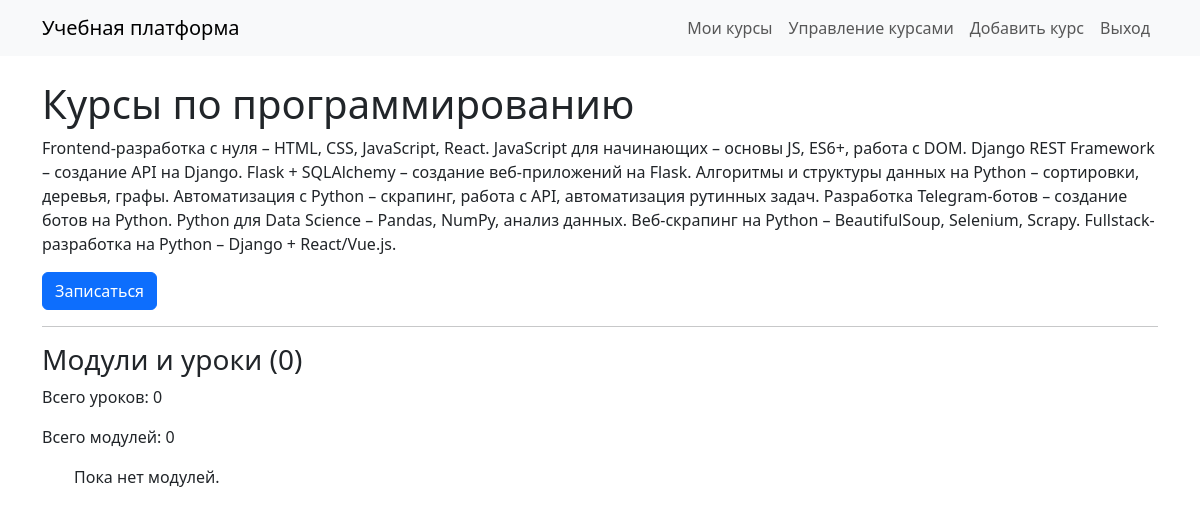
The app's page /course/1/ (signed in), older data.
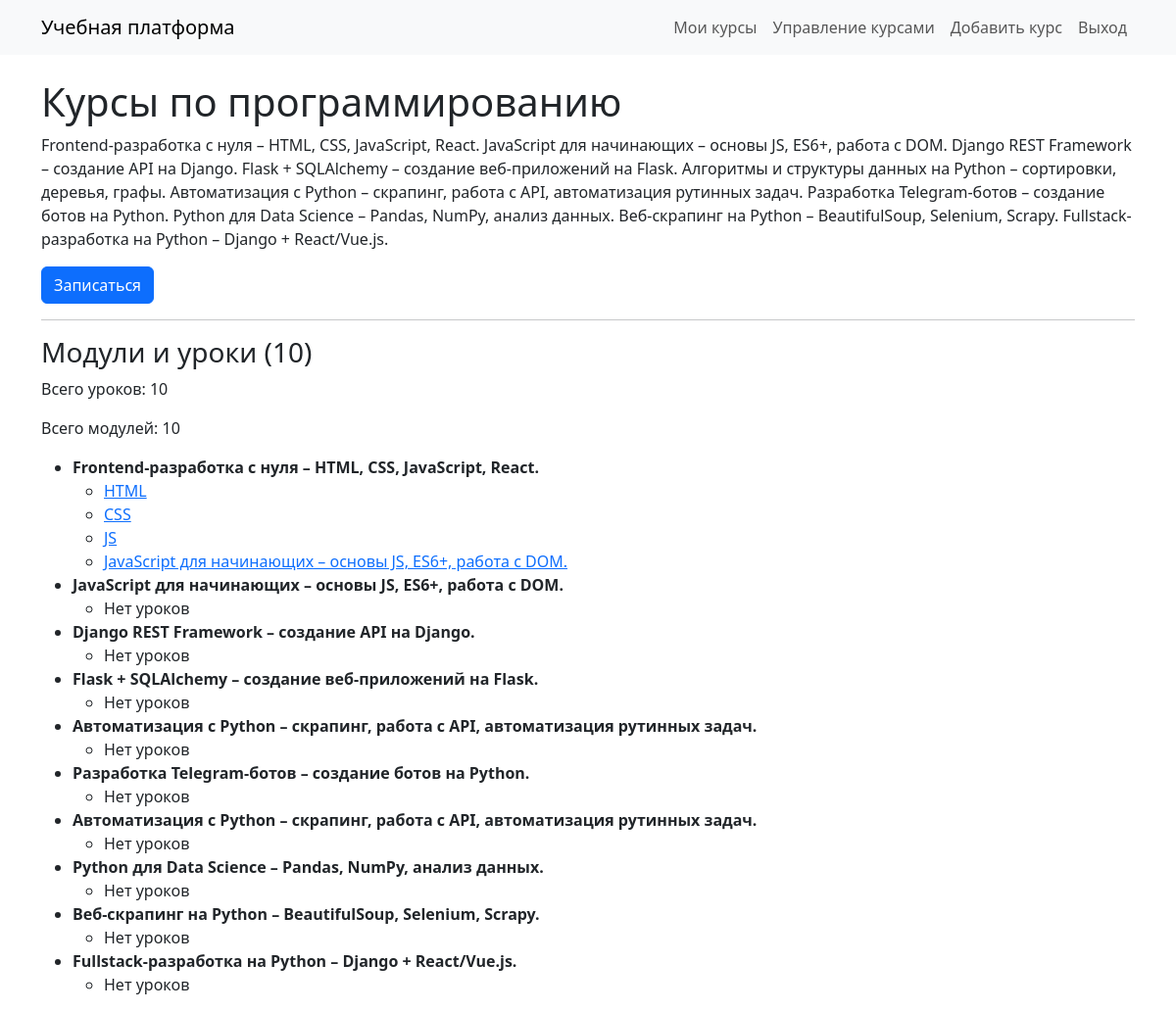
The same page, newer data.
### online_courses/models.py (models this page shows, shortened)
class Course(models.Model):
    title = models.CharField(max_length=255)
    description = models.TextField(null=True, blank=True)
    teacher = models.ForeignKey(User, on_delete=models.SET_NULL, null=True, limit_choices_to={'role': 'teacher'}, related_name='courses_taught')
    students = models.ManyToManyField(User, related_name='enrolled_courses', blank=True, limit_choices_to={'role': 'student'})

class Module(models.Model):
    course = models.ForeignKey(Course, on_delete=models.CASCADE, related_name='modules')
    title = models.CharField(max_length=200)
    order = models.PositiveIntegerField()
    class Meta:
        ordering = ['course', 'order']

class Lesson(models.Model):
    module = models.ForeignKey(Module, on_delete=models.CASCADE)
    title = models.CharField(max_length=200)
    content = models.TextField(blank=True, null=True)
    video_url = models.URLField(blank=True, null=True)
    file = models.FileField(upload_to='lessons/files/', blank=True, null=True)

### online_courses/views.py (the view)
# urls.py: path('course/<int:course_id>/', course_detail, name='course_detail'),
@login_required
def course_detail(request, course_id):
    course = get_object_or_404(Course, id=course_id)
    return render(request, 'course_detail.html', {'course': course})

### online_courses/templates/course_detail.html (shortened to what this page needs)
{% extends 'base.html' %}
{% block content %}
<h1>{{ course.title }}</h1>
<p>{{ course.description }}</p>
{% if user not in course.students.all %}
    <a href="{% url 'online_courses:enroll_course' course.id %}" class="btn btn-primary">Записаться</a>
{% endif %}
<hr>
<h3>Модули и уроки ({{ course.modules.count }})</h3>
<p>Всего уроков: {{ course.modules.all|length }}</p>
<p>Всего модулей: {{ course.modules.count }}</p>
<ul>
    {% for module in course.modules.all %}
        <li><strong>{{ module.title }}</strong>
            <ul>
                {% for lesson in module.lesson_set.all %}
                    <li><a href="{% url 'online_courses:lesson_detail' course.id lesson.id %}">{{ lesson.title }}</a></li>
                {% empty %}
                    <li>Нет уроков</li>
                {% endfor %}
            </ul>
        </li>
    {% empty %}
        <p>Пока нет модулей.</p>
    {% endfor %}
</ul>
{% endblock %}

### online_courses/templates/base.html (shortened to what this page needs)
<!DOCTYPE html>
<html lang="ru">
<head>
    <link rel="stylesheet" href="https://cdn.jsdelivr.net/npm/bootstrap@5.3.0/dist/css/bootstrap.min.css">
</head>
<body>
    <nav class="navbar navbar-expand-lg navbar-light bg-light">
        <div class="container">
            <a class="navbar-brand" href="{% url 'online_courses:home' %}">Учебная платформа</a>
            <div class="collapse navbar-collapse">
                <ul class="navbar-nav ms-auto">
                    {% if user.is_authenticated %}
                        <li class="nav-item"><a class="nav-link" href="{% url 'online_courses:course_list' %}">Мои курсы</a></li>
                        {% if user.role == "teacher" %}
                            <li class="nav-item"><a class="nav-link" href="{% url 'online_courses:manage_courses' %}">Управление курсами</a></li>
                            <li class="nav-item"><a class="nav-link" href="{% url 'online_courses:add_course' %}">Добавить курс</a></li>
                        {% endif %}
                        <li class="nav-item"><a class="nav-link" href="{% url 'online_courses:logout' %}">Выход</a></li>
                    {% else %}
                        <li class="nav-item"><a class="nav-link" href="{% url 'online_courses:login' %}">Вход</a></li>
                    {% endif %}
                </ul>
            </div>
        </div>
    </nav>
    <div class="container mt-4">
        {% block content %}{% endblock %}
    </div>
</body>
</html>

Row changes from the older to the newer data that the page shows:
computed for Course "Курсы по программированию": modules.count "0" → "10"; modules.all|length "0" → "10"
added Module: title "Frontend-разработка с нуля – HTML, CSS, JavaScript, React."
added Lesson: title "HTML"
added Lesson: title "CSS"
added Lesson: title "JS"
added Lesson: title "JavaScript для начинающих – основы JS, ES6+, работа с DOM."
added Module: title "JavaScript для начинающих – основы JS, ES6+, работа с DOM."
added Module: title "Django REST Framework – создание API на Django."
added Module: title "Flask + SQLAlchemy – создание веб-приложений на Flask."
added Module: title "Автоматизация с Python – скрапинг, работа с API, автоматизация рутинных задач."
added Module: title "Разработка Telegram-ботов – создание ботов на Python."
added Module: title "Автоматизация с Python – скрапинг, работа с API, автоматизация рутинных задач."
added Module: title "Python для Data Science – Pandas, NumPy, анализ данных."
added Module: title "Веб-скрапинг на Python – BeautifulSoup, Selenium, Scrapy."
added Module: title "Fullstack-разработка на Python – Django + React/Vue.js."
Text that changed along with them:
text no longer shown: "Пока нет модулей."
